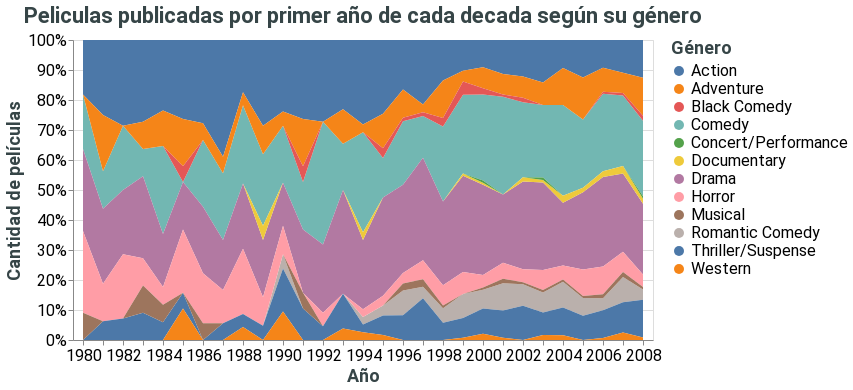

The notebook cell this image was saved under:
### Code cell
plot

### Figure 1 — Vega-Lite specification as saved in the notebook (floating-point values rounded to 4 significant figures; data arrays with more than 128 entries replaced by an {"elided": "..."} marker saying what was removed)
{"config": {"view": {"continuousWidth": 400, "continuousHeight": 300}, "axis": {"labelFontSize": 16, "titleColor": "#364547", "titleFontSize": 18}, "axisX": {"labelAngle": 0}, "font": "Roboto", "legend": {"labelFontSize": 16, "titleColor": "#364547", "titleFontSize": 18}, "title": {"align": "center", "color": "#364547", "fontSize": 22}}, "data": {"name": "data-2772e3d5b47f5f73cdfd8986ff11f577"}, "mark": "area", "encoding": {"color": {"type": "nominal", "field": "Major_Genre", "title": "Género"}, "opacity": {"condition": {"value": 15, "selection": "selector037"}, "value": 1}, "x": {"type": "ordinal", "field": "Release_Date", "timeUnit": "year", "title": "Año"}, "y": {"type": "quantitative", "aggregate": "count", "field": "Major_Genre", "stack": "normalize", "title": "Cantidad de películas"}}, "selection": {"selector038": {"type": "interval", "bind": "scales", "encodings": ["x", "y"]}, "selector037": {"type": "multi", "fields": ["Major_Genre"], "bind": "legend"}}, "title": "Peliculas publicadas por primer año de cada decada según su género", "$schema": "https://vega.github.io/schema/vega-lite/v4.8.1.json", "datasets": {"data-2772e3d5b47f5f73cdfd8986ff11f577": {"elided": "1950 records"}}}
